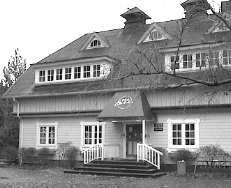
#> input picture convolution/images/house.jpg, 231 x 188 px
$ python convolutionNP.py
#> lines starting #> are read from the running program, lines starting #| are printed output that depends on the picture
#> in apply_filter, image is the input picture: shape (188, 231); min 0, max 255, mean 145.4
import numpy as np
import cv2
import matplotlib.pyplot as plt

def conv_helper(fragment, kernel):
    """Multiplica dos matrices y devuelve su suma."""
    f_row, f_col = fragment.shape
    result = 0.0
    for row in range(f_row):
        for col in range(f_col):
            result += fragment[row, col] * kernel[row, col]
    return result

def convolution(image, kernel):
    """Aplica una convolución sin padding y devuelve la imagen filtrada."""
    image_row, image_col = image.shape
#> image_row = 188; image_col = 231
    kernel_row, kernel_col = kernel.shape
    output = np.zeros((image_row - kernel_row + 1, image_col - kernel_col + 1))

    # Aplica la convolución en cada posición posible.
    for row in range(image_row - kernel_row + 1):
        for col in range(image_col - kernel_col + 1):
            output[row, col] = conv_helper(
                image[row:row + kernel_row, col:col + kernel_col], kernel
            )
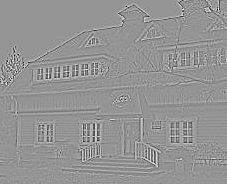
#> output: shape (184, 227) float64; min -2984, max 2148, mean 0; drawn with min black and max white

    return output

def apply_filter(image_path, filter_type):
    """Lee la imagen, aplica el filtro seleccionado y muestra el resultado."""
    # Carga la imagen en escala de grises.
    image = cv2.imread(image_path, cv2.IMREAD_GRAYSCALE)

    if image is None:
        print("Error: No se pudo cargar la imagen.")
        return

    # Define diferentes filtros.
    filters = {
        'sobel_vertical': np.array([[-1, 0, 1], [-2, 0, 2], [-1, 0, 1]]),
        'sobel_horizontal': np.array([[-1, -2, -1], [0, 0, 0], [1, 2, 1]]),
        'laplacian': np.array([[0, 1, 0], [1, -4, 1], [0, 1, 0]]),

        # Filtros personalizados
        'simple_box_blur': np.array([[1, 1, 1], [1, 1, 1], [1, 1, 1]]) / 9,
        'gaussian_blur': np.array([[0, 0, 0, 5, 0, 0, 0],
                                   [0, 5, 18, 32, 18, 5, 0],
                                   [0, 18, 64, 100, 64, 18, 0],
                                   [5, 32, 100, 100, 100, 32, 5],
                                   [0, 18, 64, 100, 64, 18, 0],
                                   [0, 5, 18, 32, 18, 5, 0],
                                   [0, 0, 0, 5, 0, 0, 0]]),

        'line_detection_horizontal': np.array([[-1, -1, -1], [2, 2, 2], [-1, -1, -1]]),
        'line_detection_vertical': np.array([[-1, 2, -1], [-1, 2, -1], [-1, 2, -1]]),
        'line_detection_45': np.array([[-1, -1, 2], [-1, 2, -1], [2, -1, -1]]),
        'line_detection_135': np.array([[2, -1, -1], [-1, 2, -1], [-1, -1, 2]]),

        'edge_detection': np.array([[-1, -1, -1], [-1, 8, -1], [-1, -1, -1]]),

        'laplacian_diagonal': np.array([[-1, -1, -1], [-1, 8, -1], [-1, -1, -1]]),

        'laplacian_gaussian': np.array([[0, 0, -1, 0, 0],
                                        [0, -1, -2, -1, 0],
                                        [-1, -2, 16, -2, -1],
                                        [0, -1, -2, -1, 0],
                                        [0, 0, -1, 0, 0]]),

    }

    # Verifica que el filtro elegido exista.
    if filter_type not in filters:
        print(f"Error: Filtro '{filter_type}' no disponible.")
        return

    # Aplica la convolución usando el filtro seleccionado.
    kernel = filters[filter_type]
    filtered_image = convolution(image, kernel)

    # Muestra la imagen original y la filtrada.
    plt.figure(figsize=(10, 5))
    plt.subplot(1, 2, 1)
    plt.imshow(image, cmap='gray')
    plt.title('Imagen Original')

    plt.subplot(1, 2, 2)
    plt.imshow(filtered_image, cmap='gray')
    plt.title(f'Imagen Filtrada ({filter_type})')

    plt.show()
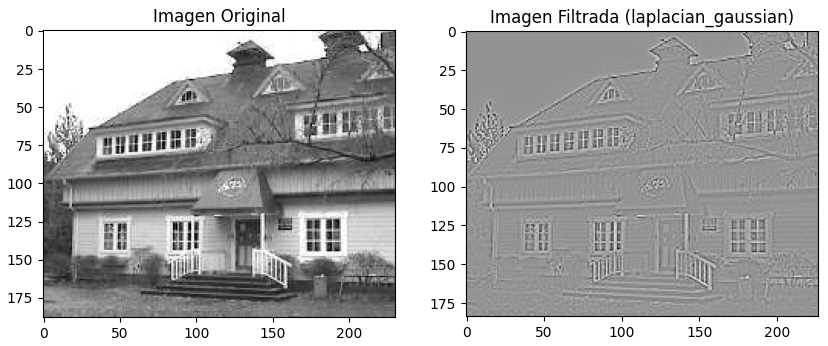
#> figure drawn by matplotlib, 2 panels

# Ejemplo de uso:
# Cambia 'tu_imagen.jpg' por la ruta de tu imagen.
# apply_filter('images/house.jpg', 'sobel_x')

# Definición de la ruta de la imagen.
rutaHouse = 'images/house.jpg'
rutaPlaca = 'images/placa.png'

# Filtro a Aplicar
filtro = 'laplacian_gaussian'

# Aplicación de Filtros
apply_filter(rutaHouse, filtro)
